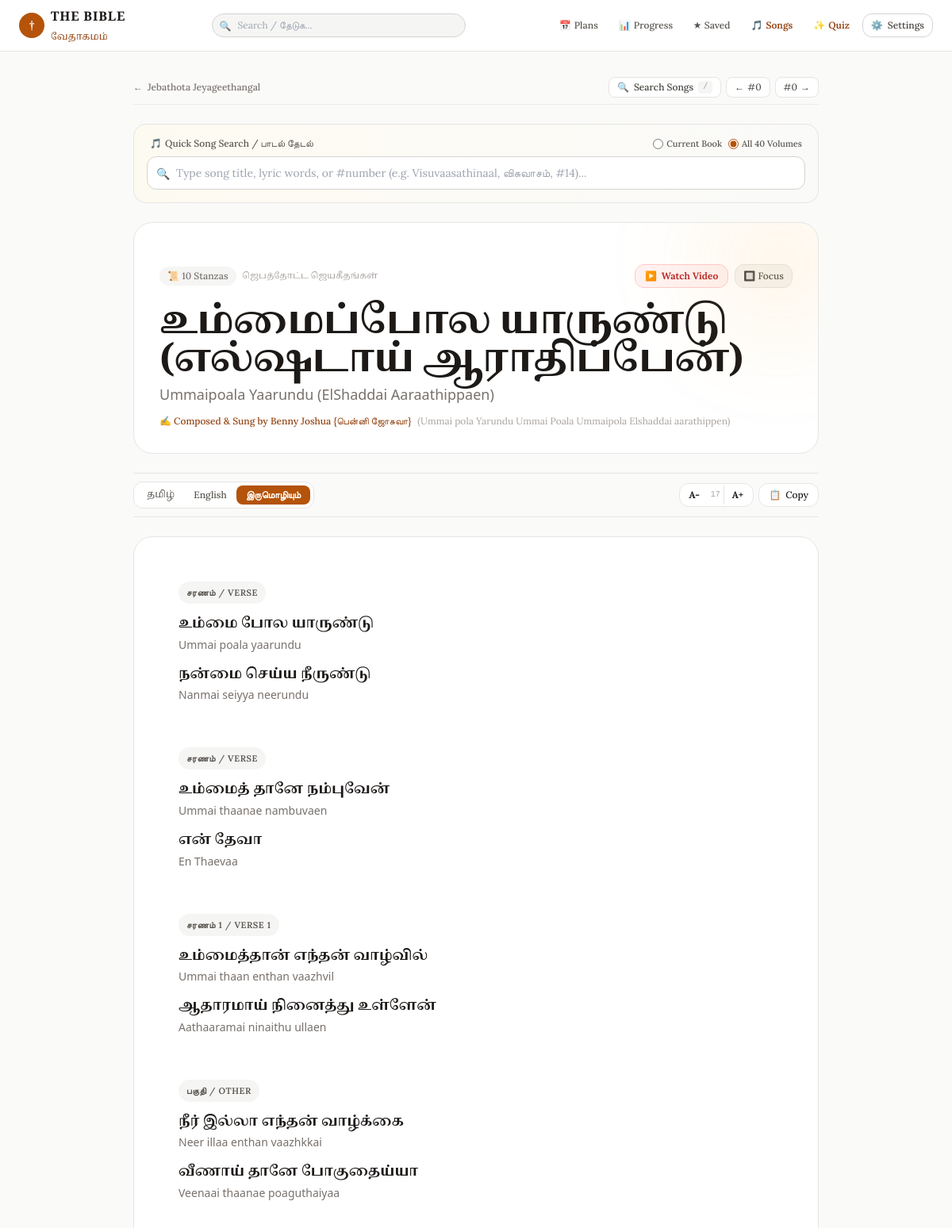
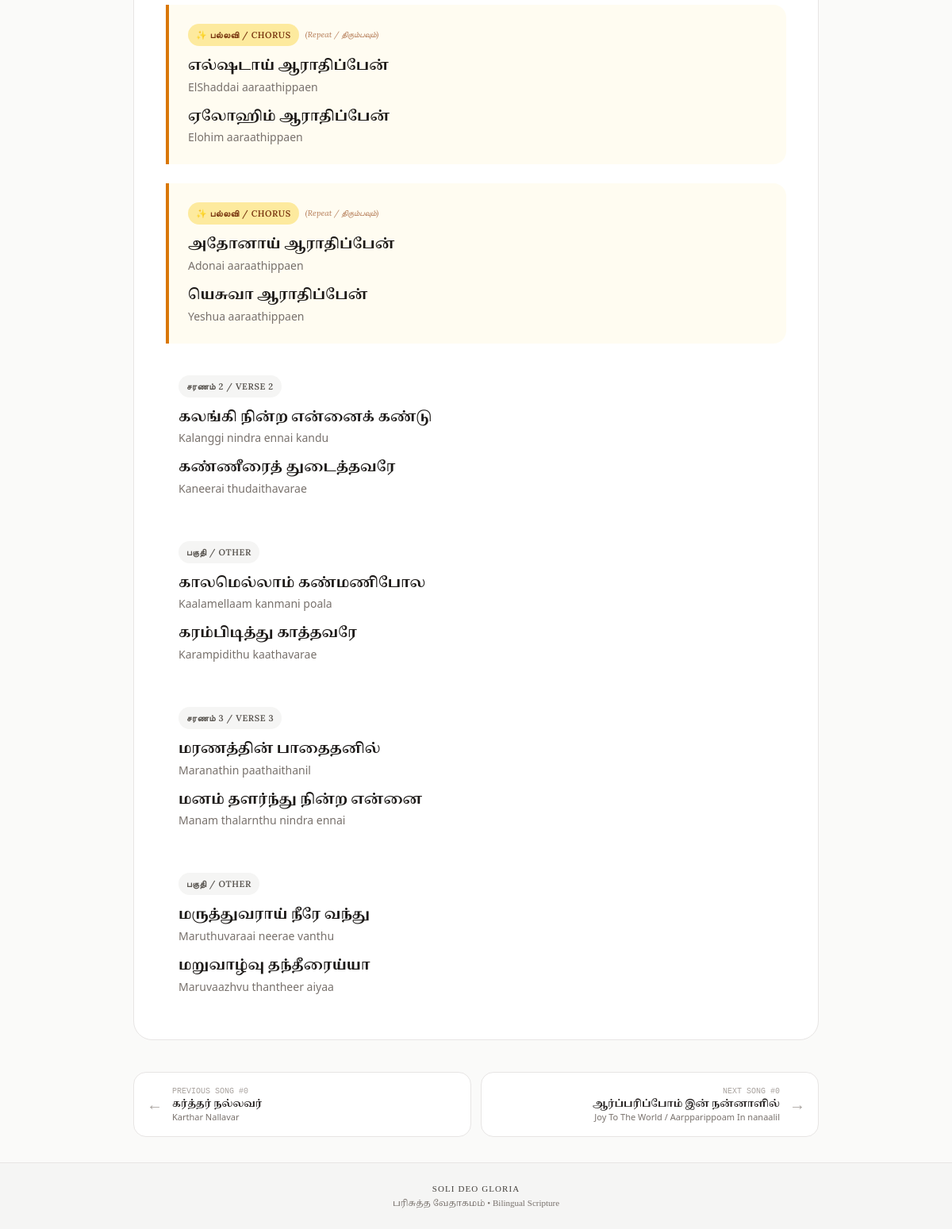
The app's page /songs/2307, older data (2 pictures, top to bottom).
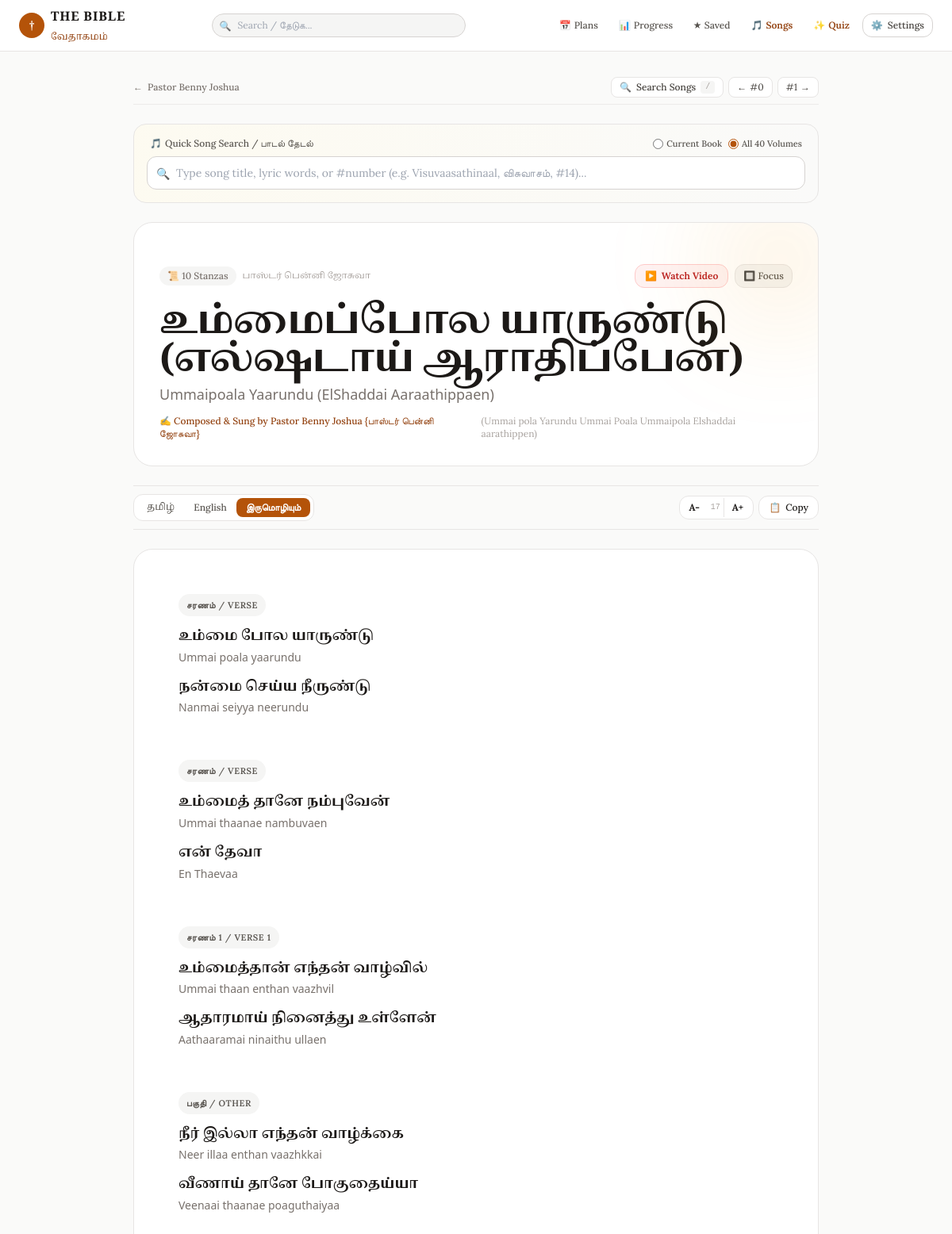
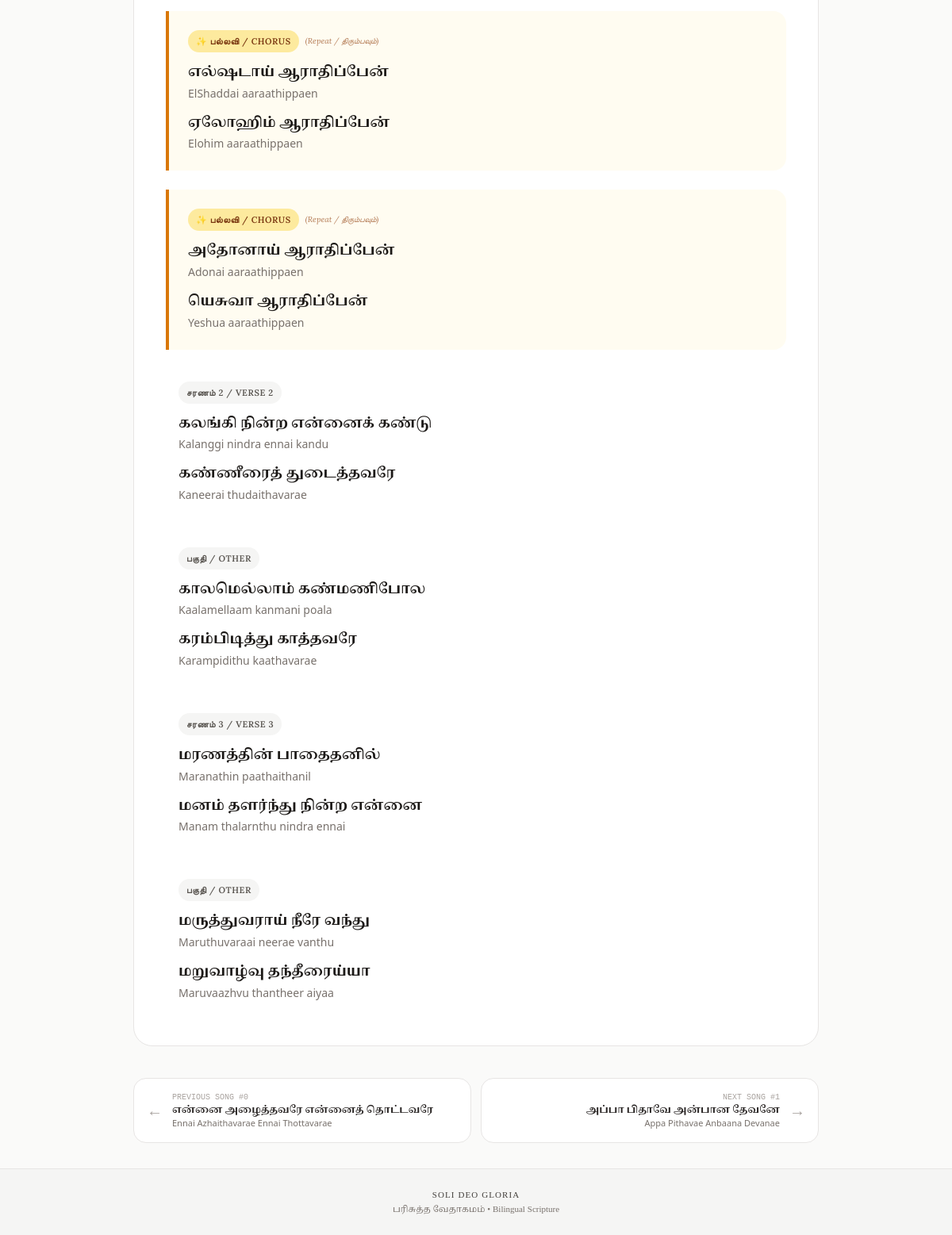
The same page, newer data (2 pictures, top to bottom).
### tables this page shows
CREATE TABLE songs (
            id INTEGER PRIMARY KEY,
            songbook_code TEXT NOT NULL,
            songbook_name_ta TEXT,
            songbook_name_en TEXT,
            volume INTEGER DEFAULT 0,
            volume_name TEXT,
            song_number INTEGER DEFAULT 0,
            title_ta TEXT NOT NULL,
            title_en TEXT NOT NULL,
            alternate_title TEXT,
            lyrics_ta TEXT,
            lyrics_en TEXT,
            lyrics_bilingual TEXT,
            author TEXT,
            youtube_url TEXT
        );

### app/main.py (the view)
@app.get("/songs/{song_id}", response_class=HTMLResponse)
async def song_detail_page(
    request: Request,
    song_id: int,
    mode: str = Query("bilingual"),
    canon: str = Query(None)
):
    active_canon = resolve_canon(request, canon)
    canon_ctx = get_canon_context(active_canon)
    song = get_song_by_id(song_id)
    if not song:
        raise HTTPException(status_code=404, detail="Song not found")
    volume_songs = []
    if song.get("volume") and song["volume"] > 0:
        vol_data = get_songs_list(
            songbook_code=song.get("songbook_code") or "jebathota",
            volume=song["volume"],
            limit=100
        )
        volume_songs = vol_data.get("songs", [])
    return templates.TemplateResponse(
        request=request,
        name="song_detail.html",
        context={
            **canon_ctx,
            "song": song,
            "volume_songs": volume_songs,
            "mode": mode,
        },
    )

### templates/song_detail.html (shortened to what the changed rows need)
{% extends "base.html" %}
{% block content %}
<div id="song-detail-root" class="max-w-4xl mx-auto px-3 sm:px-4 py-4 sm:py-8 space-y-6 transition-all duration-200">
    <div class="flex flex-col sm:flex-row sm:items-center justify-between gap-3 text-xs text-stone-500 pb-2 border-b border-stone-200/70 dark:border-stone-800">
        <div class="flex items-center gap-2 flex-wrap">
            <a href="/songs?book={{ song.songbook_code }}{% if song.volume %}&vol={{ song.volume }}{% endif %}{% if canon %}&canon={{ canon }}{% endif %}"
               class="inline-flex items-center gap-1.5 hover:text-amber-700 dark:hover:text-amber-400 font-medium transition py-1">
                <span>←</span> <span>{{ song.songbook_name_en }}</span>
            </a>
        </div>
        <div class="flex items-center gap-1.5 self-end sm:self-auto">
            {% if song.prev_song %}
            <a href="/songs/{{ song.prev_song.id }}{% if canon %}?canon={{ canon }}{% endif %}"
               class="px-2.5 py-1 rounded-lg bg-white dark:bg-stone-800 border border-stone-200 dark:border-stone-700 hover:border-amber-600 text-stone-700 dark:text-stone-300 transition flex items-center gap-1"
               title="Previous: #{{ song.prev_song.song_number }} {{ song.prev_song.title_en }} (Press Left Arrow)">
                <span>←</span> <span class="hidden md:inline">#{{ song.prev_song.song_number }}</span>
            </a>
            {% endif %}
            {% if song.next_song %}
            <a href="/songs/{{ song.next_song.id }}{% if canon %}?canon={{ canon }}{% endif %}"
               class="px-2.5 py-1 rounded-lg bg-white dark:bg-stone-800 border border-stone-200 dark:border-stone-700 hover:border-amber-600 text-stone-700 dark:text-stone-300 transition flex items-center gap-1"
               title="Next: #{{ song.next_song.song_number }} {{ song.next_song.title_en }} (Press Right Arrow)">
                <span class="hidden md:inline">#{{ song.next_song.song_number }}</span> <span>→</span>
            </a>
            {% endif %}
        </div>
    </div>
    <div id="detail-search-container" class="bg-gradient-to-r from-amber-50/60 to-stone-50 dark:from-stone-900 dark:to-stone-900/60 border border-stone-200 dark:border-stone-800 rounded-2xl p-3 sm:p-4 shadow-xs space-y-2">
        <div class="flex items-center justify-between text-xs text-stone-600 dark:text-stone-400 px-1 font-medium">
            <div class="flex items-center gap-2 text-[11px]">
                <label class="inline-flex items-center gap-1 cursor-pointer">
                    <input type="radio" name="detail_search_scope" value="volume" class="accent-amber-700" {% if song.volume %}checked{% endif %}>
                    <span>{% if song.volume %}In Vol {{ song.volume }} Only{% else %}Current Book{% endif %}</span>
                </label>
                <label class="inline-flex items-center gap-1 cursor-pointer">
                    <input type="radio" name="detail_search_scope" value="all" class="accent-amber-700" {% if not song.volume %}checked{% endif %}>
                    <span>All 40 Volumes</span>
                </label>
            </div>
        </div>
    </div>
    <div class="bg-white dark:bg-stone-900 border border-stone-200 dark:border-stone-800 rounded-3xl p-5 sm:p-8 shadow-xs space-y-5 relative overflow-hidden">
        <div class="flex flex-wrap items-center justify-between gap-2.5">
            <div class="flex flex-wrap items-center gap-2 text-xs">
                {% if song.stanzas %}
                <span class="px-2.5 py-1 rounded-xl bg-stone-100 dark:bg-stone-800 text-stone-500 dark:text-stone-400 font-medium">
                    📜 {{ song.stanzas|length }} Stanzas
                </span>
                {% endif %}
                <span class="text-stone-400 font-tamil text-[11px]" translate="no">{{ song.songbook_name_ta }}</span>
            </div>
        </div>
        <div class="space-y-1">
            <h1 class="font-tamil text-2xl sm:text-4xl lg:text-5xl font-bold text-stone-900 dark:text-stone-100 leading-tight tracking-tight" translate="no">
                {{ song.title_ta }}
            </h1>
            <h2 class="font-sans text-sm sm:text-lg text-stone-500 dark:text-stone-400 font-medium">
                {{ song.title_en }}
            </h2>
            <div class="flex items-center gap-2 pt-2 text-xs text-amber-800 dark:text-amber-400 font-medium">
                <span>✍️ Composed & Sung by {{ song.author or "Fr. S.J. Berchmans" }}</span>
                {% if song.alternate_title %}
                <span class="text-stone-400 font-normal">({{ song.alternate_title }})</span>
                {% endif %}
            </div>
        </div>
    </div>
    <div class="pt-4 flex flex-col sm:flex-row items-stretch justify-between gap-3 text-xs">
        {% if song.prev_song %}
        <a href="/songs/{{ song.prev_song.id }}{% if canon %}?canon={{ canon }}{% endif %}"
           class="group flex-1 p-4 rounded-2xl bg-white dark:bg-stone-900 border border-stone-200 dark:border-stone-800 hover:border-amber-600 transition flex items-center gap-3 shadow-xs">
            <span class="text-xl text-stone-400 group-hover:text-amber-700 transition">←</span>
            <div class="overflow-hidden">
                <span class="text-[10px] text-stone-400 block font-mono">PREVIOUS SONG #{{ song.prev_song.song_number }}</span>
                <span class="font-tamil font-bold truncate block text-stone-800 dark:text-stone-200 group-hover:text-amber-700 dark:group-hover:text-amber-400 transition" translate="no">{{ song.prev_song.title_ta }}</span>
                <span class="font-sans text-[11px] text-stone-500 truncate block">{{ song.prev_song.title_en }}</span>
            </div>
        </a>
        {% else %}
        <div class="flex-1"></div>
        {% endif %}
        {% if song.next_song %}
        <a href="/songs/{{ song.next_song.id }}{% if canon %}?canon={{ canon }}{% endif %}"
           class="group flex-1 p-4 rounded-2xl bg-white dark:bg-stone-900 border border-stone-200 dark:border-stone-800 hover:border-amber-600 transition flex items-center justify-between gap-3 text-right shadow-xs">
            <div class="overflow-hidden flex-1">
                <span class="text-[10px] text-stone-400 block font-mono">NEXT SONG #{{ song.next_song.song_number }}</span>
                <span class="font-tamil font-bold truncate block text-stone-800 dark:text-stone-200 group-hover:text-amber-700 dark:group-hover:text-amber-400 transition" translate="no">{{ song.next_song.title_ta }}</span>
                <span class="font-sans text-[11px] text-stone-500 truncate block">{{ song.next_song.title_en }}</span>
            </div>
            <span class="text-xl text-stone-400 group-hover:text-amber-700 transition">→</span>
        </a>
        {% endif %}
    </div>
</div>
{% endblock %}

Row changes from the older to the newer data that the page shows:
no longer on this page (row unchanged): songs: prev_song.song_number "0", prev_song.title_ta "கர்த்தர் நல்லவர்", prev_song.title_en "Karthar Nallavar"
no longer on this page (row unchanged): songs: next_song.song_number "0", next_song.title_ta "ஆர்ப்பரிப்போம் இன் நன்னாளில்", next_song.title_en "Joy To The World / Aarpparippoam In nanaalil"
changed songs "உம்மைப்போல யாருண்டு (எல்ஷடாய் ஆராதிப்பேன்)": songbook_name_en "Jebathota Jeyageethangal" → "Pastor Benny Joshua"; songbook_name_ta "ஜெபத்தோட்ட ஜெயகீதங்கள்" → "பாஸ்டர் பென்னி ஜோசுவா"; author "Benny Joshua {பென்னி ஜோசுவா}" → "Pastor Benny Joshua {பாஸ்டர் பென்னி ஜோசுவா}"
now on this page (row edited): songs: prev_song.song_number "0", prev_song.title_ta "என்னை அழைத்தவரே என்னைத் தொட்டவரே", prev_song.title_en "Ennai Azhaithavarae Ennai Thottavarae"
added songs: next_song.song_number "1", next_song.title_ta "அப்பா பிதாவே அன்பான தேவனே", next_song.title_en "Appa Pithavae Anbaana Devanae"
